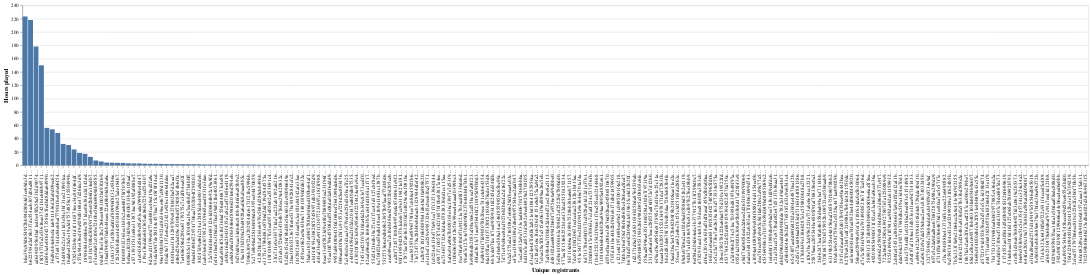

Notebook cell for this chart:
### Code cell
unique_vs_cumulative_hours = alt.Chart(players_by_played_hours).mark_bar().encode(
    x=alt.X("hashedEmail").sort("-y").title("Unique registrants"),
    y=alt.Y("played_hours").title("Hours played")
).properties(width = 2000)

unique_vs_cumulative_hours

### Figure 1 — Vega-Lite specification as saved in the notebook (floating-point values rounded to 4 significant figures; data arrays with more than 128 entries replaced by an {"elided": "..."} marker saying what was removed)
{"config": {"view": {"continuousWidth": 300, "continuousHeight": 300}}, "data": {"name": "data-2d300dc3efa55bb9ac6adfe2f6889e83"}, "mark": {"type": "bar"}, "encoding": {"x": {"field": "hashedEmail", "sort": "-y", "title": "Unique registrants", "type": "nominal"}, "y": {"field": "played_hours", "title": "Hours played", "type": "quantitative"}}, "width": 2000, "$schema": "https://vega.github.io/schema/vega-lite/v5.20.1.json", "datasets": {"data-2d300dc3efa55bb9ac6adfe2f6889e83": {"elided": "196 records"}}}
